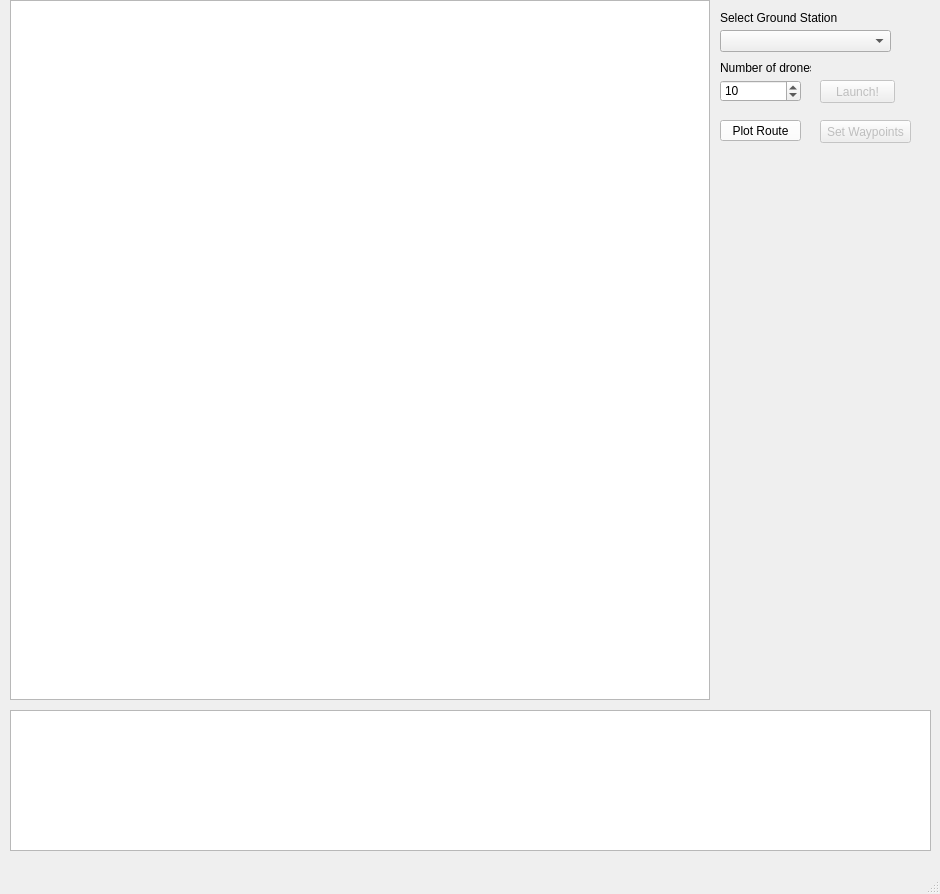
<?xml version="1.0" encoding="UTF-8"?>
<ui version="4.0">
 <class>MainWindow</class>
 <widget class="QMainWindow" name="MainWindow">
  <property name="geometry">
   <rect>
    <x>0</x>
    <y>0</y>
    <width>940</width>
    <height>894</height>
   </rect>
  </property>
  <property name="windowTitle">
   <string>MainWindow</string>
  </property>
  <widget class="QWidget" name="centralwidget">
   <widget class="CustomGraphicsView" name="graphicsView">
    <property name="geometry">
     <rect>
      <x>10</x>
      <y>0</y>
      <width>700</width>
      <height>700</height>
     </rect>
    </property>
   </widget>
   <widget class="QTextEdit" name="console">
    <property name="geometry">
     <rect>
      <x>10</x>
      <y>710</y>
      <width>921</width>
      <height>141</height>
     </rect>
    </property>
    <property name="readOnly">
     <bool>true</bool>
    </property>
   </widget>
   <widget class="QComboBox" name="gs_list_combo_box">
    <property name="geometry">
     <rect>
      <x>720</x>
      <y>30</y>
      <width>171</width>
      <height>22</height>
     </rect>
    </property>
   </widget>
   <widget class="QLabel" name="label">
    <property name="geometry">
     <rect>
      <x>720</x>
      <y>10</y>
      <width>121</width>
      <height>16</height>
     </rect>
    </property>
    <property name="text">
     <string>Select Ground Station</string>
    </property>
   </widget>
   <widget class="QSpinBox" name="num_of_drones_box">
    <property name="geometry">
     <rect>
      <x>720</x>
      <y>80</y>
      <width>81</width>
      <height>22</height>
     </rect>
    </property>
    <property name="minimum">
     <number>1</number>
    </property>
    <property name="maximum">
     <number>1000</number>
    </property>
    <property name="value">
     <number>10</number>
    </property>
   </widget>
   <widget class="QLabel" name="label_2">
    <property name="geometry">
     <rect>
      <x>720</x>
      <y>60</y>
      <width>91</width>
      <height>16</height>
     </rect>
    </property>
    <property name="text">
     <string>Number of drones</string>
    </property>
   </widget>
   <widget class="QPushButton" name="launch_button">
    <property name="enabled">
     <bool>false</bool>
    </property>
    <property name="geometry">
     <rect>
      <x>820</x>
      <y>80</y>
      <width>75</width>
      <height>23</height>
     </rect>
    </property>
    <property name="text">
     <string>Launch!</string>
    </property>
   </widget>
   <widget class="QPushButton" name="set_waypoints_button">
    <property name="enabled">
     <bool>false</bool>
    </property>
    <property name="geometry">
     <rect>
      <x>820</x>
      <y>120</y>
      <width>91</width>
      <height>23</height>
     </rect>
    </property>
    <property name="text">
     <string>Set Waypoints</string>
    </property>
   </widget>
   <widget class="QPushButton" name="plot_button">
    <property name="geometry">
     <rect>
      <x>720</x>
      <y>120</y>
      <width>81</width>
      <height>21</height>
     </rect>
    </property>
    <property name="styleSheet">
     <string notr="true">QPushButton {
    background-color: white;
}
QPushButton:pressed {
    background-color: green;
}
</string>
    </property>
    <property name="text">
     <string>Plot Route</string>
    </property>
    <property name="checkable">
     <bool>true</bool>
    </property>
   </widget>
  </widget>
  <widget class="QMenuBar" name="menubar">
   <property name="geometry">
    <rect>
     <x>0</x>
     <y>0</y>
     <width>940</width>
     <height>21</height>
    </rect>
   </property>
  </widget>
  <widget class="QStatusBar" name="statusbar"/>
 </widget>
 <customwidgets>
  <customwidget>
   <class>CustomGraphicsView</class>
   <extends>QGraphicsView</extends>
   <header>gui</header>
  </customwidget>
 </customwidgets>
 <resources/>
 <connections/>
</ui>
